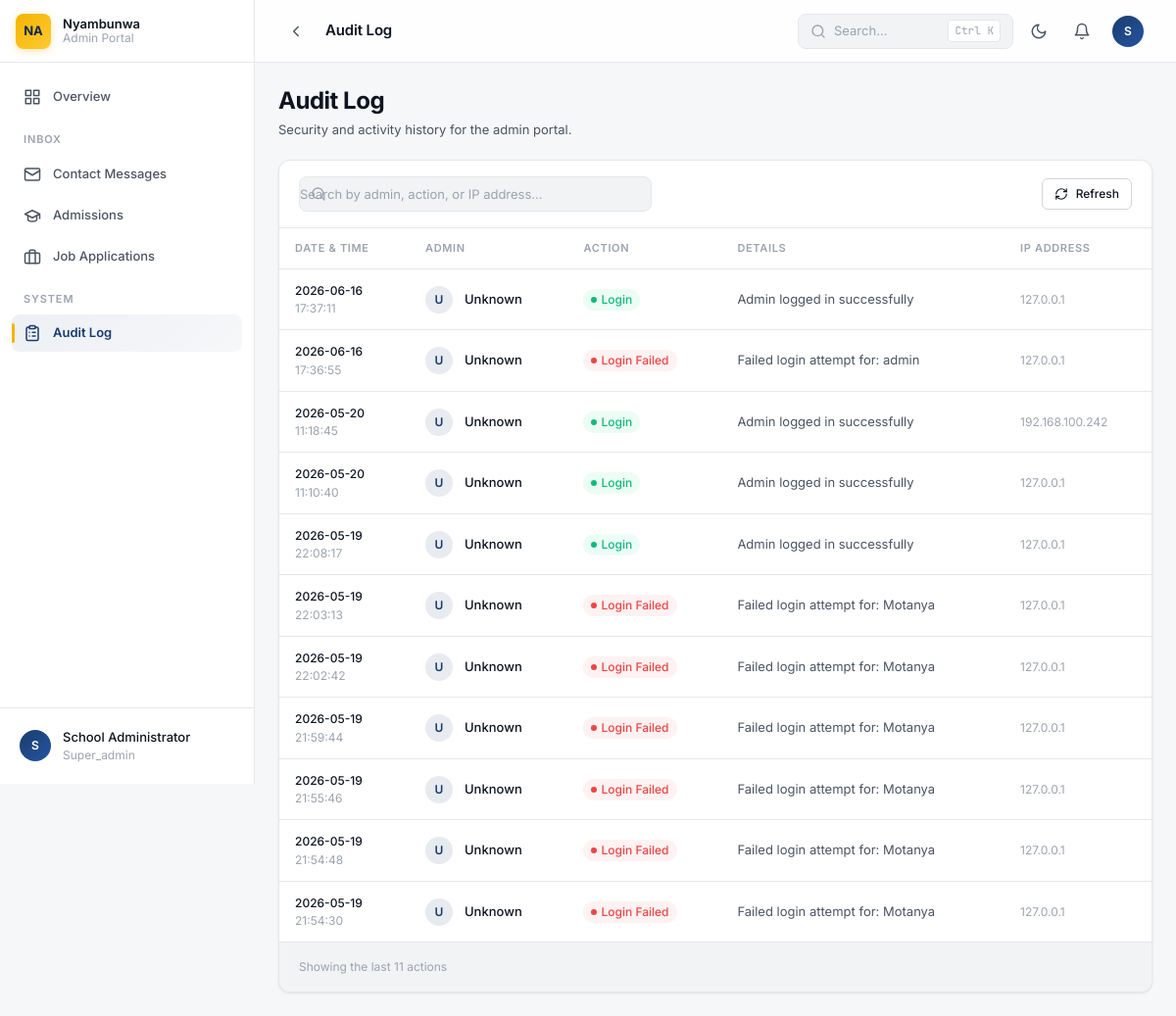
The app's page /admin/audit-log (signed in), older data.
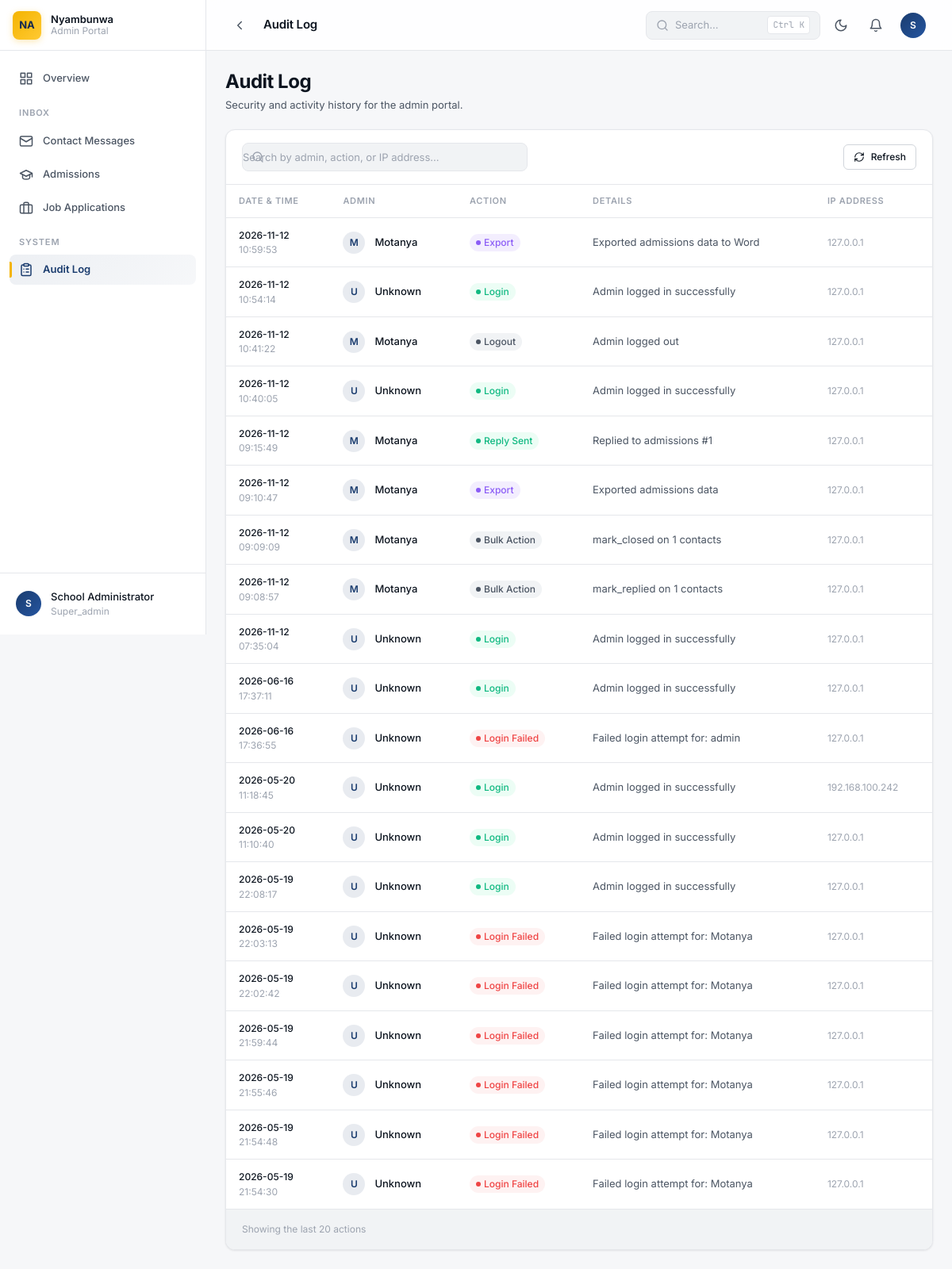
The same page, newer data.
### tables this page shows
CREATE TABLE audit_log (
            id INTEGER PRIMARY KEY AUTOINCREMENT,
            admin_username TEXT NOT NULL,
            action TEXT NOT NULL,
            details TEXT,
            ip_address TEXT,
            created_at TIMESTAMP DEFAULT CURRENT_TIMESTAMP
        );

### app.py (the view)
@app.route('/admin/audit-log')
@login_required
def view_audit_log():
    from database import get_audit_logs
    logs = get_audit_logs(200)
    stats = get_stats()
    return render_template('admin/audit.html', logs=logs, stats=stats)

### templates/admin/audit.html (shortened to what this page needs)
{% extends "admin/base.html" %}
{% block page_title %}Audit Log{% endblock %}
{% block extra_head %}
<link rel="stylesheet" href="{{ url_for('static', filename='css/admin/tables.css') }}">
{% endblock %}
{% block content %}
<div class="page-header flex items-center justify-between" style="flex-wrap: wrap; gap: 1rem; margin-bottom: var(--space-5);">
    <div>
        <h1 class="page-title">Audit Log</h1>
        <p class="page-subtitle">Security and activity history for the admin portal.</p>
    </div>
</div>
<div class="table-container">
    <div class="table-toolbar">
        <div class="table-toolbar__search">
            <input type="text" id="log-search" placeholder="Search by admin, action, or IP address...">
        </div>
        <div class="table-toolbar__actions">
            <button class="btn btn-secondary btn-sm" onclick="window.location.reload()">
                <svg width="14" height="14" viewBox="0 0 24 24" fill="none" stroke="currentColor" stroke-width="2" stroke-linecap="round" stroke-linejoin="round">
                    <path d="M3 12a9 9 0 0 1 9-9 9.75 9.75 0 0 1 6.74 2.74L21 8"/>
                    <path d="M21 3v5h-5"/>
                    <path d="M21 12a9 9 0 0 1-9 9 9.75 9.75 0 0 1-6.74-2.74L3 16"/>
                    <path d="M8 16H3v5"/>
                </svg>
                Refresh
            </button>
        </div>
    </div>
    {% if logs %}
    <table class="data-table" id="audit-table">
        <thead>
            <tr>
                <th>Date & Time</th>
                <th>Admin</th>
                <th>Action</th>
                <th>Details</th>
                <th>IP Address</th>
            </tr>
        </thead>
        <tbody id="audit-body">
            {% for log in logs %}
            <tr class="audit-row">
                <td>
                    <span class="text-xs font-medium text-primary">{{ log.created_at[:10] }}</span>
                    <span class="text-xs text-muted" style="display: block;">{{ log.created_at[11:19] }}</span>
                </td>
                <td>
                    <div class="cell-person">
                        <div class="avatar avatar--primary avatar--sm">
                            {{ log.admin_username[0]|upper }}
                        </div>
                        <div class="cell-person__content">
                            <div class="cell-person__name">{{ log.admin_username }}</div>
                        </div>
                    </div>
                </td>
                <td>
                    {% if 'failed' in log.action %}
                    <span class="badge badge-error">
                        <span class="badge-dot"></span> {{ log.action|replace('_', ' ')|title }}
                    </span>
                    {% elif 'login' in log.action or 'reply' in log.action %}
                    <span class="badge badge-success">
                        <span class="badge-dot"></span> {{ log.action|replace('_', ' ')|title }}
                    </span>
                    {% elif 'delete' in log.action %}
                    <span class="badge badge-error" style="background: var(--color-error-bg); color: var(--color-error);">
                        <span class="badge-dot"></span> {{ log.action|replace('_', ' ')|title }}
                    </span>
                    {% elif 'export' in log.action %}
                    <span class="badge" style="background: rgba(139, 92, 246, 0.1); color: #8b5cf6;">
                        <span class="badge-dot"></span> {{ log.action|replace('_', ' ')|title }}
                    </span>
                    {% else %}
                    <span class="badge badge-neutral">
                        <span class="badge-dot"></span> {{ log.action|replace('_', ' ')|title }}
                    </span>
                    {% endif %}
                </td>
                <td>
                    <span class="text-sm text-secondary">{{ log.details or '—' }}</span>
                </td>
                <td>
                    <span class="text-xs font-mono text-muted">{{ log.ip_address or 'Unknown' }}</span>
                </td>
            </tr>
            {% endfor %}
        </tbody>
    </table>
    <div class="pagination">
        <div class="pagination__info">
            Showing the last {{ logs|length }} actions
        </div>
    </div>
    {% endif %}
</div>
{% endblock %}

### templates/admin/base.html (shortened to what this page needs)
<!DOCTYPE html>
<html lang="en" data-theme="light">
<head>
    <link rel="stylesheet" href="{{ url_for('static', filename='css/admin/base.css') }}">
    <link rel="stylesheet" href="{{ url_for('static', filename='css/admin/components.css') }}">
    <link rel="stylesheet" href="{{ url_for('static', filename='css/admin/layout.css') }}">
    {% block extra_head %}{% endblock %}
</head>
<body>
{% set current_path = request.path %}
<div class="app-layout" id="app-layout">
    <aside class="sidebar" id="sidebar">
        <div class="sidebar__brand">
            <div class="sidebar__brand-logo">NA</div>
            <div class="sidebar__brand-text">
                <span class="sidebar__brand-name">Nyambunwa</span>
                <span class="sidebar__brand-tag">Admin Portal</span>
            </div>
        </div>
        <nav class="sidebar__nav" aria-label="Main navigation">
            <a href="{{ url_for('dashboard') }}"
               class="sidebar__link {% if current_path == '/admin/dashboard' %}is-active{% endif %}">
                <span class="sidebar__link-icon">
                    <svg viewBox="0 0 24 24" fill="none" stroke="currentColor" stroke-width="2" stroke-linecap="round" stroke-linejoin="round">
                        <rect x="3" y="3" width="7" height="7"/>
                        <rect x="14" y="3" width="7" height="7"/>
                        <rect x="14" y="14" width="7" height="7"/>
                        <rect x="3" y="14" width="7" height="7"/>
                    </svg>
                </span>
                <span class="sidebar__link-label">Overview</span>
            </a>
            <div class="sidebar__section-label">Inbox</div>
            <a href="{{ url_for('view_submissions', submission_type='contacts') }}"
               class="sidebar__link {% if current_path == '/admin/contacts' %}is-active{% endif %}">
                <span class="sidebar__link-icon">
                    <svg viewBox="0 0 24 24" fill="none" stroke="currentColor" stroke-width="2" stroke-linecap="round" stroke-linejoin="round">
                        <rect x="2" y="4" width="20" height="16" rx="2"/>
                        <path d="m22 7-10 6L2 7"/>
                    </svg>
                </span>
                <span class="sidebar__link-label">Contact Messages</span>
            </a>
            <a href="{{ url_for('view_submissions', submission_type='admissions') }}"
               class="sidebar__link {% if current_path == '/admin/admissions' %}is-active{% endif %}">
                <span class="sidebar__link-icon">
                    <svg viewBox="0 0 24 24" fill="none" stroke="currentColor" stroke-width="2" stroke-linecap="round" stroke-linejoin="round">
                        <path d="M22 10v6M2 10l10-5 10 5-10 5z"/>
                        <path d="M6 12v5c0 2 2 3 6 3s6-1 6-3v-5"/>
                    </svg>
                </span>
                <span class="sidebar__link-label">Admissions</span>
            </a>
            <a href="{{ url_for('view_submissions', submission_type='careers') }}"
               class="sidebar__link {% if current_path == '/admin/careers' %}is-active{% endif %}">
                <span class="sidebar__link-icon">
                    <svg viewBox="0 0 24 24" fill="none" stroke="currentColor" stroke-width="2" stroke-linecap="round" stroke-linejoin="round">
                        <rect x="2" y="7" width="20" height="14" rx="2"/>
                        <path d="M16 21V5a2 2 0 0 0-2-2h-4a2 2 0 0 0-2 2v16"/>
                    </svg>
                </span>
                <span class="sidebar__link-label">Job Applications</span>
            </a>
            <div class="sidebar__section-label">System</div>
            <a href="{{ url_for('view_audit_log') }}"
               class="sidebar__link {% if current_path == '/admin/audit-log' %}is-active{% endif %}">
                <span class="sidebar__link-icon">
                    <svg viewBox="0 0 24 24" fill="none" stroke="currentColor" stroke-width="2" stroke-linecap="round" stroke-linejoin="round">
                        <rect x="8" y="2" width="8" height="4" rx="1"/>
                        <path d="M16 4h2a2 2 0 0 1 2 2v14a2 2 0 0 1-2 2H6a2 2 0 0 1-2-2V6a2 2 0 0 1 2-2h2"/>
                        <path d="M12 11h4M12 16h4M8 11h.01M8 16h.01"/>
                    </svg>
                </span>
                <span class="sidebar__link-label">Audit Log</span>
            </a>
        </nav>
        <div class="sidebar__footer">
            <div class="sidebar__user">
                <div class="sidebar__user-avatar">
                    {{ (session.get('admin_full_name') or session.get('admin_username') or 'A')[0]|upper }}
                </div>
                <div class="sidebar__user-info">
                    <div class="sidebar__user-name">{{ session.get('admin_full_name') or session.get('admin_username') }}</div>
                    <div class="sidebar__user-role">{{ session.get('admin_role', 'admin') }}</div>
                </div>
            </div>
        </div>
    </aside>
    <div class="main-area">
        <header class="topbar">
            <div class="topbar__left">
                <button class="topbar__icon-btn sidebar__collapse-btn" id="sidebar-collapse" aria-label="Collapse sidebar">
                    <svg viewBox="0 0 24 24" fill="none" stroke="currentColor" stroke-width="2" stroke-linecap="round" stroke-linejoin="round">
                        <path d="m15 18-6-6 6-6"/>
                    </svg>
                </button>
                <h1 class="topbar__title">{% block page_title %}Dashboard{% endblock %}</h1>
            </div>
            <div class="topbar__right">
                <button class="topbar__search" data-open-command aria-label="Open search">
                    <svg viewBox="0 0 24 24" fill="none" stroke="currentColor" stroke-width="2" stroke-linecap="round" stroke-linejoin="round">
                        <circle cx="11" cy="11" r="8"/>
                        <path d="m21 21-4.3-4.3"/>
                    </svg>
                    <span class="topbar__search-text">Search...</span>
                    <span class="topbar__search-kbd">Ctrl K</span>
                </button>
                <button class="topbar__icon-btn" data-toggle-theme aria-label="Toggle theme">
                    <svg data-theme-icon="light" viewBox="0 0 24 24" fill="none" stroke="currentColor" stroke-width="2" stroke-linecap="round" stroke-linejoin="round">
                        <path d="M12 3a6 6 0 0 0 9 9 9 9 0 1 1-9-9Z"/>
                    </svg>
                </button>
                <button class="topbar__icon-btn topbar__icon-btn--notification" aria-label="Notifications">
                    <svg viewBox="0 0 24 24" fill="none" stroke="currentColor" stroke-width="2" stroke-linecap="round" stroke-linejoin="round">
                        <path d="M6 8a6 6 0 0 1 12 0c0 7 3 9 3 9H3s3-2 3-9"/>
                        <path d="M10.3 21a1.94 1.94 0 0 0 3.4 0"/>
                    </svg>
                    {% set total_new = (stats.contacts_new or 0) + (stats.admissions_new or 0) + (stats.careers_new or 0) if stats else 0 %}
                </button>
                <div class="topbar__user">
                    <button class="topbar__user-btn" data-dropdown-trigger="user-dropdown" aria-label="Open user menu">
                        <div class="topbar__user-avatar">
                            {{ (session.get('admin_full_name') or session.get('admin_username') or 'A')[0]|upper }}
                        </div>
                    </button>
                </div>
            </div>
        </header>
        <main class="app-content">
            {% block content %}{% endblock %}
        </main>
    </div>
</div>
</body>
</html>

Row changes from the older to the newer data that the page shows:
added audit_log: created_at "2026-11-12", created_at "10:59:53", admin_username "M", admin_username "Motanya", action "Export", details "Exported admissions data to Word", ip_address "127.0.0.1"
added audit_log: created_at "2026-11-12", created_at "10:54:14", admin_username "U", admin_username "Unknown", action "Login", details "Admin logged in successfully", ip_address "127.0.0.1"
added audit_log: created_at "2026-11-12", created_at "10:41:22", admin_username "M", admin_username "Motanya", action "Logout", details "Admin logged out", ip_address "127.0.0.1"
added audit_log: created_at "2026-11-12", created_at "10:40:05", admin_username "U", admin_username "Unknown", action "Login", details "Admin logged in successfully", ip_address "127.0.0.1"
added audit_log: created_at "2026-11-12", created_at "09:15:49", admin_username "M", admin_username "Motanya", action "Reply Sent", details "Replied to admissions #1", ip_address "127.0.0.1"
added audit_log: created_at "2026-11-12", created_at "09:10:47", admin_username "M", admin_username "Motanya", action "Export", details "Exported admissions data", ip_address "127.0.0.1"
added audit_log: created_at "2026-11-12", created_at "09:09:09", admin_username "M", admin_username "Motanya", action "Bulk Action", details "mark_closed on 1 contacts", ip_address "127.0.0.1"
added audit_log: created_at "2026-11-12", created_at "09:08:57", admin_username "M", admin_username "Motanya", action "Bulk Action", details "mark_replied on 1 contacts", ip_address "127.0.0.1"
added audit_log: created_at "2026-11-12", created_at "07:35:04", admin_username "U", admin_username "Unknown", action "Login", details "Admin logged in successfully", ip_address "127.0.0.1"
Text that changed along with them:
{{ logs|length }}: "11" → "20"
